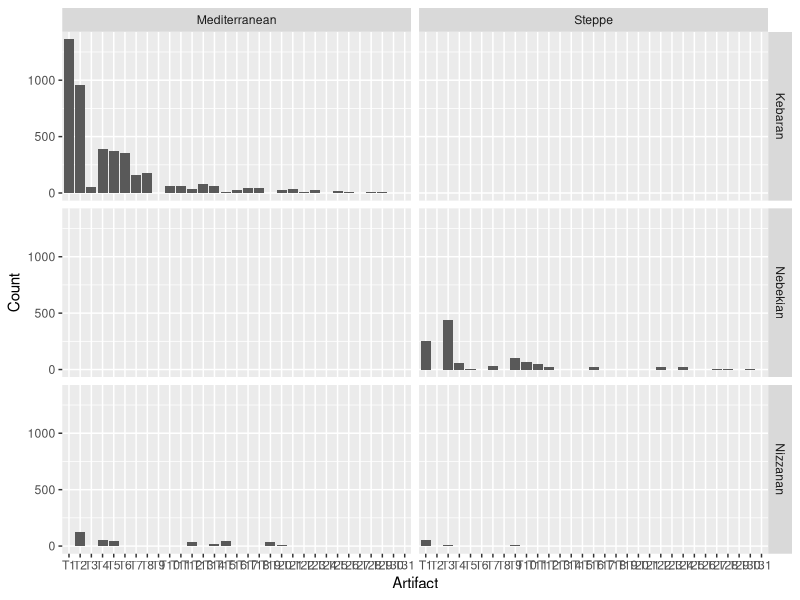
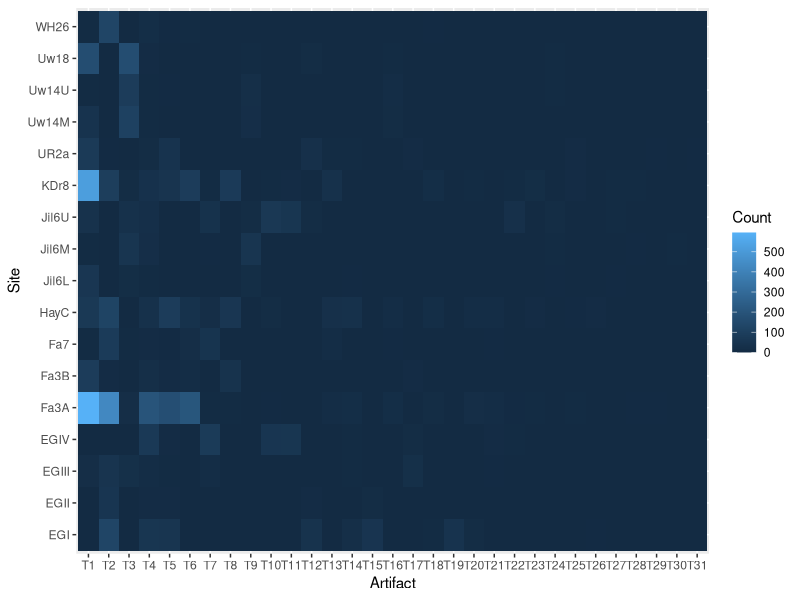
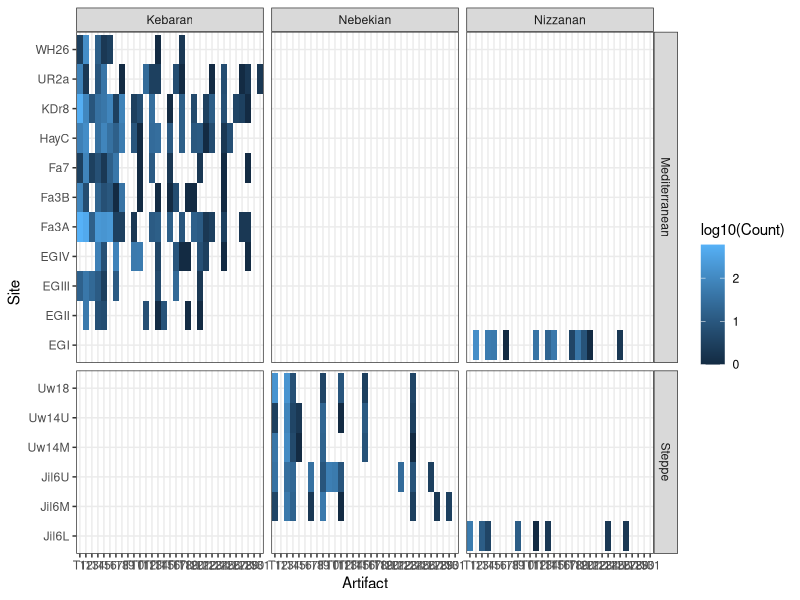
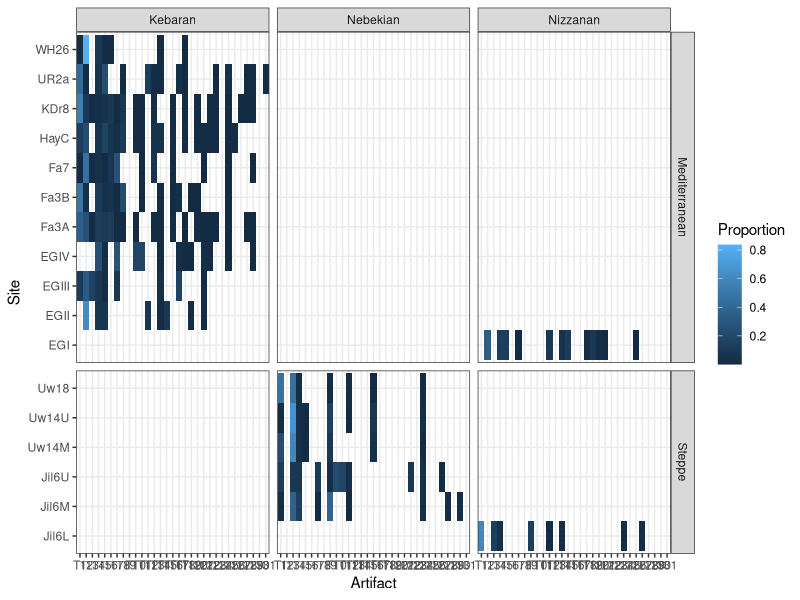
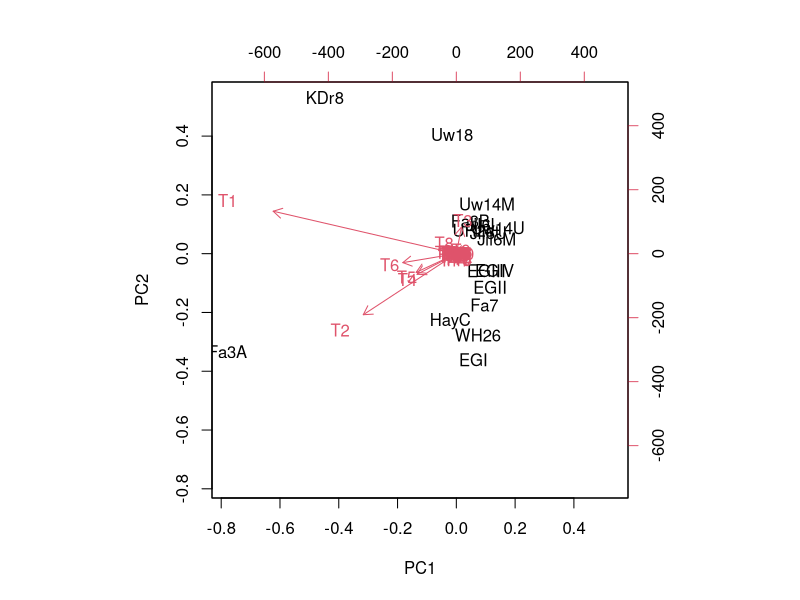
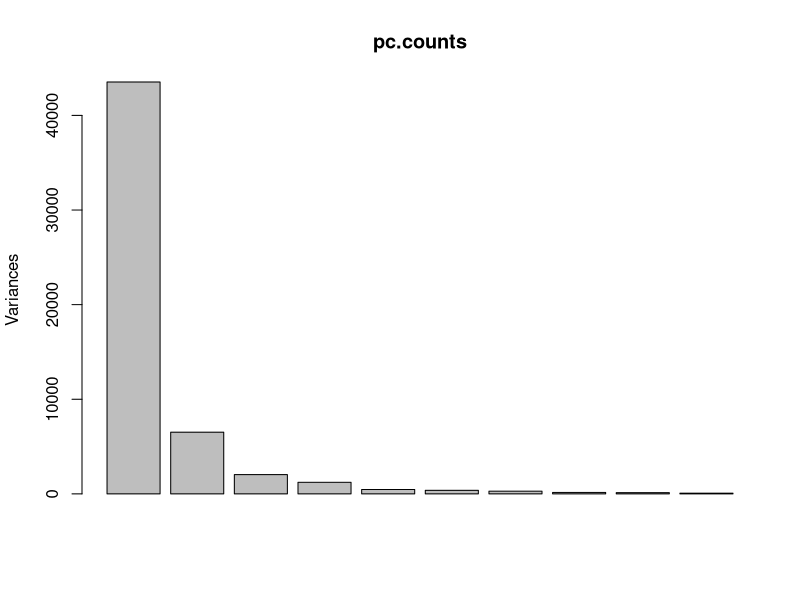
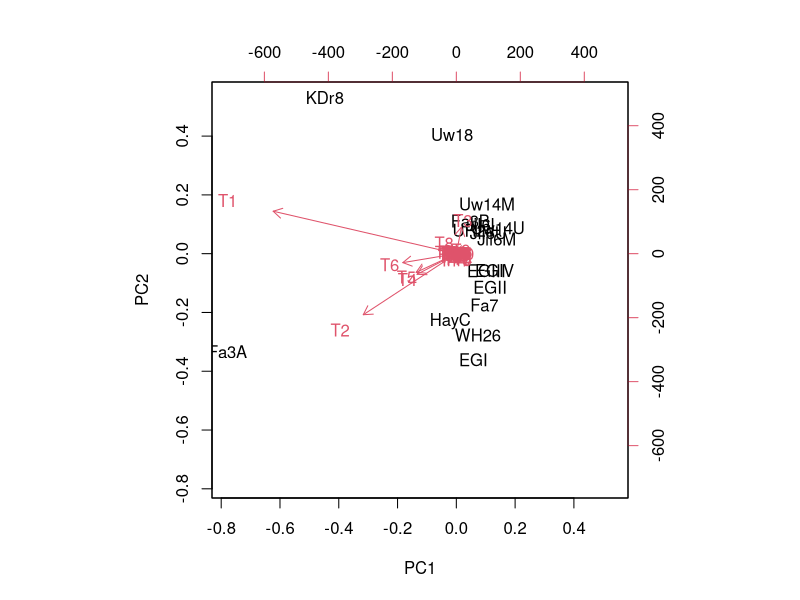
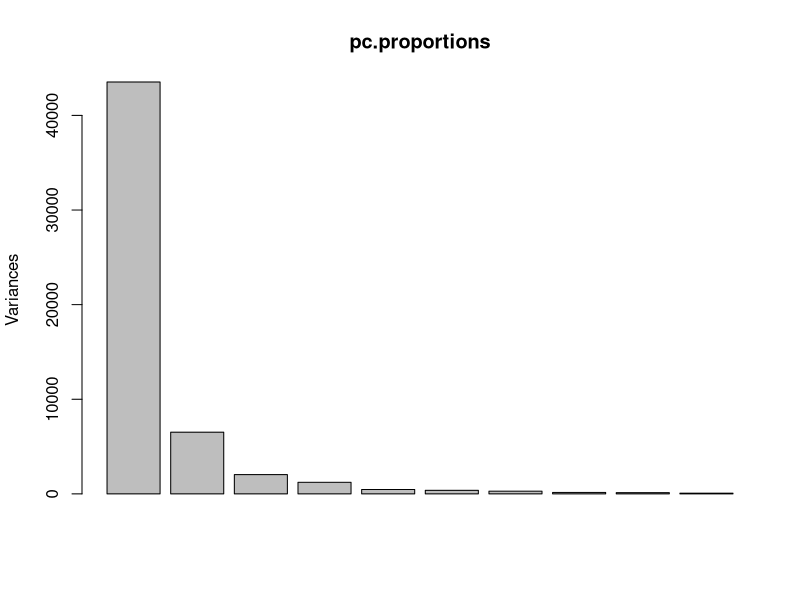

Write the R code that produced these figures, in order.
library(reshape2)
library(plyr)
library(ggplot2)

sites <- read.csv("epipalassemblages.csv")
artifacts <- melt(sites, id.var=c("Site", "Total", "Period", "Region"))
names(artifacts)[5:6] <- c("Artifact", "Count")
artifacts$Proportion <- artifacts$Count / artifacts$Total
head(artifacts)

ggplot(artifacts, aes(x=Artifact, y=Count)) + geom_bar(stat='identity') +
  facet_grid(Period ~ Region)

ggplot(artifacts, aes(x=Artifact, y=Site, fill=Count)) + geom_tile()

ggplot(subset(artifacts, Count > 0), aes(x=Artifact, y=Site, fill=log10(Count))) +
  geom_tile() + facet_grid(Region ~ Period, scales='free_y', space='free_y') +
  theme_bw()

ggplot(subset(artifacts, Count > 0), aes(x=Artifact, y=Site, fill=Proportion)) +
  geom_tile() + facet_grid(Region ~ Period, scales='free_y', space='free_y') +
  theme_bw()

counts <- sites[ , 2:32]
rownames(counts) <- sites$Site
proportions <- counts
for (i in 1:nrow(proportions)) {
  proportions[i, ] <- proportions[i, ] / sites$Total[i]
}

pc.counts <- prcomp(counts)
biplot(pc.counts)
plot(pc.counts)
summary(pc.counts)

pc.proportions <- prcomp(counts)
biplot(pc.proportions)
plot(pc.proportions)
summary(pc.proportions)
